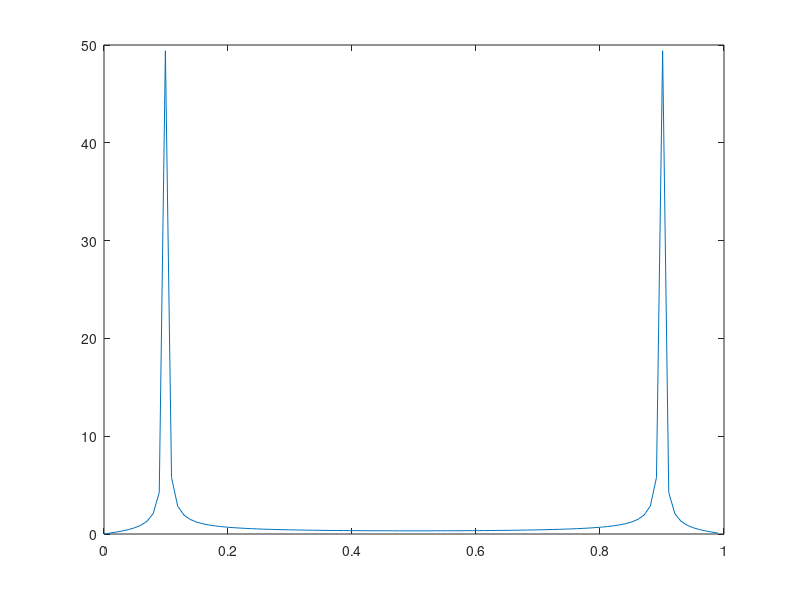

Source code (MATLAB):
Fs = 100;              %>2Fc      
dt = 1/Fs;                                
t = (0:dt:1)';     
Fc = 10;                     
x = sin(2*pi*Fc*t);
len = length(x);
f = (0 : len-1)/len
plot(f,abs(fft(x)));
